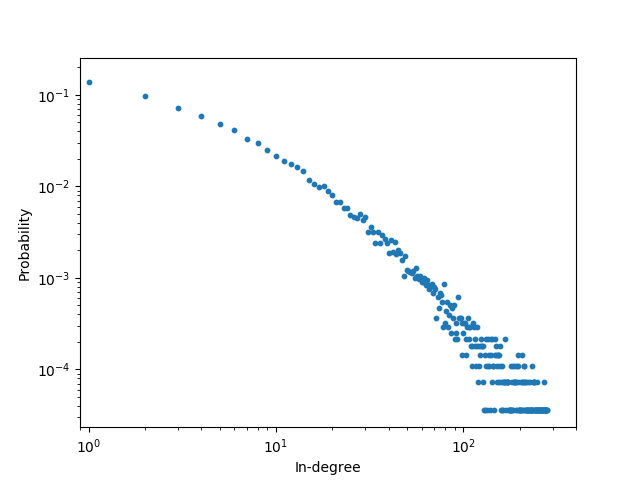

This figure's Python source:
# coding=utf-8
from __future__ import division
import numpy as np
import matplotlib.pyplot as plt

edges = np.loadtxt('./cit-HepTh.txt', dtype=int)

coda = edges[:, 0]
testa = edges[:, 1]

x = set(coda)
y = set(testa)

z = x.union(y) # insieme totale dei nodi

adj_list = {}
node_in_degrees = {}

for i in z:
    adj_list[i] = []
    node_in_degrees[i] = 0

for i in edges:
    adj_list[i[0]].append(i[1])
    node_in_degrees[i[1]] += 1

in_degrees = np.zeros(len(z))

for i in z:
    in_degrees[node_in_degrees[i]] += 1

real_in_degrees = [(x/len(z)) for x in in_degrees]

out_degrees = np.zeros(len(z))

for i in adj_list:
    out_degrees[len(adj_list[i])]+=1

av = 0

for i in range(len(out_degrees)):
    av += out_degrees[i]*i

av = av/(len(out_degrees))

print("media grado uscente")  # serve per esercizio 3
print(av)

fig, ax = plt.subplots()
ax.set_xscale('log', basex=10)
ax.set_yscale('log', basey=10)

axes = plt.gca()
axes.set_xlim([0.9, 800])

ax.scatter(np.arange(len(real_in_degrees)), real_in_degrees, s=10)
plt.xlabel("In-degree")
plt.ylabel("Probability")
plt.savefig("es1.png")
plt.show()